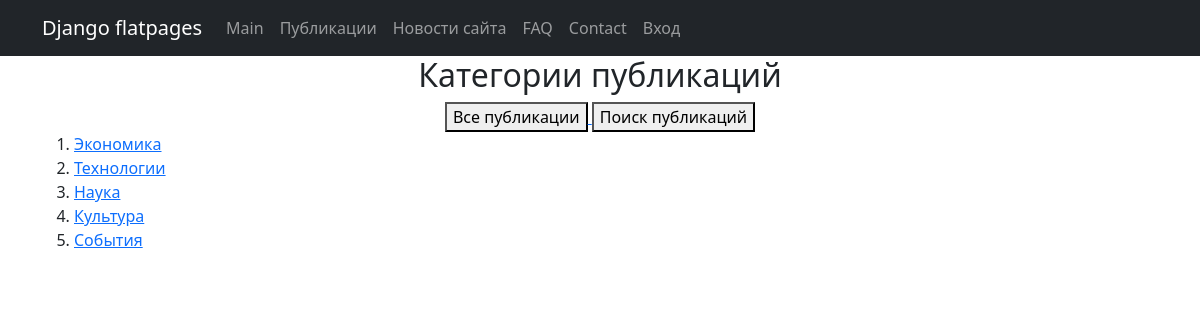
The app's page /news/categories/ with its own data.
### news_portal/models.py (models this page shows, shortened)
class Category(models.Model):
    name = models.CharField(max_length=50, unique=True)
    subscribers = models.ManyToManyField(User, related_name='categories')
    def get_absolute_url(self):
        return reverse('posts_category_list', args=[str(self.id)])

### news_portal/views.py (the view, shortened to what this page needs)
# urls.py: path('categories/', CategoriesListView.as_view(template_name = 'news_portal/categories_list.html'), name='categories_list'),
class CategoriesListView(ListView):
    model = Category
    ordering = ''
    template_name = 'news_portal/categories_list.html'
    context_object_name = 'categories'

### templates/news_portal/categories_list.html (shortened to what this page needs)
{% extends 'flatpages/default.html' %}
{% block content %}
<h2> Категории публикаций </h2>
    <a href="/news">
        <button type="button">Все публикации</button>
    </a>
    <a href="/news/search">
        <button type="button">Поиск публикаций</button>
    </a>
    <div align="left">
        <ol>
        {% for category in categories %}
            <li>
                <a href="{{ category.get_absolute_url }}"> {{ category.name }} </a>
            </li>
        {% endfor %}
        </ol>
    </div>
{% endblock %}

### records on screen
Category: name "Экономика"
Category: name "Технологии"
Category: name "Наука"
Category: name "Культура"
Category: name "События"
